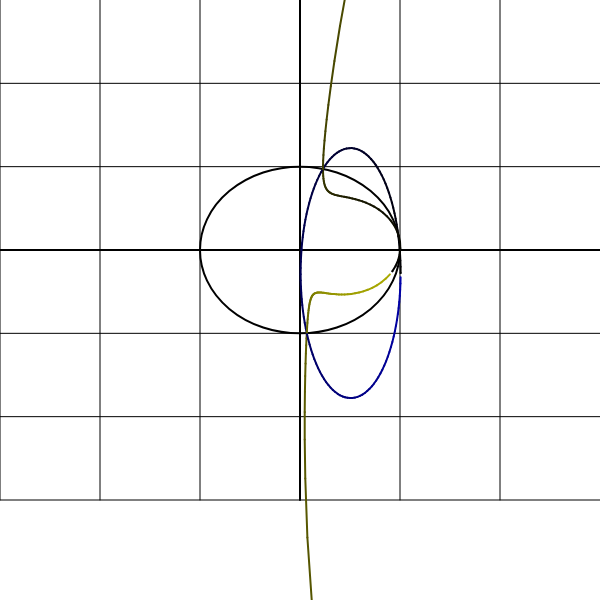
Frame 1 (no input)
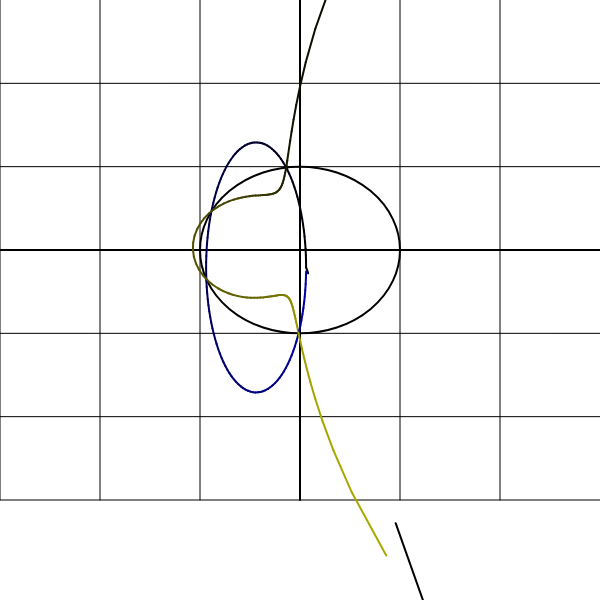
Frame 60 (no input)
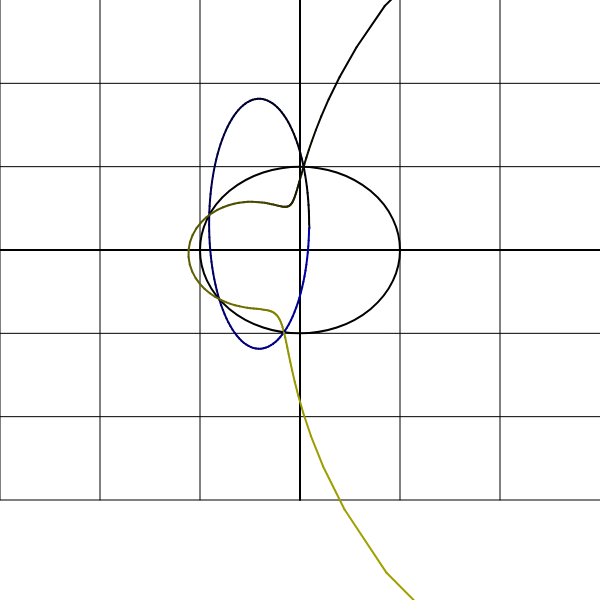
Frame 120 (the mouse pressed at the canvas centre since frame 60)

The p5.js sketch that drew these frames (run headless with seeded random() and noise() and a simulated clock; from frame 60 on, the mouse is pressed at the canvas centre):

// p5.js sketch
// ── sketch.js
var Z = {x:0, y:0}; //inversion center
var i = {x:1, y:1}; //inversion radii
var M = {x:1, y:0}; //inversed center
var r = {x:0.5, y:1.5}; //inversed radii
var c = 0;
var c_incr = 0.01; //resolution/speed of change in c
var c_max = 10;
// var length; //== sqrt(sq(A.x - cos(c) * r.x - Z.x) + sq(A.y - sin(c) * r.y - Z.y));
var t_incr = 0.05;

var diagram;
var stretch;

function setup() {
    createCanvas(600, 600);
    diagram = new Diagram();
    stretch = new Stretch();
    looping = true;
    // frameRate();
}

function inverse(x, y, Z, i){
    return {x: (x/(sq(x) + sq(y))), y: (y/(sq(x) + sq(y)))};
}

function draw() {
    c += c_incr;
    background(255);
    noFill();
    stroke(0);
    // M.y = -1 + c;
    M = {
        x: noise(c)*3-1.5,
        y: noise(c+1)*3-1.5
    }
    stretch.show(); //grid lines
    strokeWeight(2);
    stretch.ellipse(Z.x, Z.y, i.x, i.y);
    // stretch.dot(Z.x, Z.y, [0]);
    for(t = 0; t < TWO_PI; t += t_incr){
        col = t/TWO_PI*170;
        O = {
            x:cos(t) * r.x + M.x,
            y:sin(t) * r.y + M.y
        }
        // stretch.dot(O.x, O.y, [0, 0, col]);
        try{
            stroke(0, 0, col);
            stretch.line(P.x, P.y, O.x, O.y);
        }catch(ReferenceError){
            P = {
                x: cos(TWO_PI) * r.x + M.x,
                y: sin(TWO_PI) * r.y + M.y
            }
            stroke(0, 0, col);
            stretch.line(P.x, P.y, O.x, O.y);
        };

        I = inverse(O.x, O.y, Z, i);
        // stretch.dot(I.x, I.y, [col, col, 0]);
        try{
            stroke(col, col, 0);
            stretch.line(J.x, J.y, I.x, I.y);
        }catch(ReferenceError){
            J = inverse(P);
            stroke(col, col, 0);
            stretch.line(J.x, J.y, I.x, I.y);
        };
        P = O;
        J = I;
        // console.log(round(O.x), round(O.y), round(I.x), round(I.y));
    }
    // length = formula(c);
    // // if(c < TWO_PI){
    //     diagram.write({x:c/2, y:length});
    // // }
    // diagram.show();
    // if(frameCount > 1){
    if(c > 10){
        noLoop();
    }
}

function keyPressed(){
    if(keyCode == 32){
        looping = !looping;
        if(looping){      loop();
        }else{            noLoop();
        }
    }
}

function get_nearest_point(P, p){
    minimum = Infinity;
    m_index = -1;
    for(j = 0; j < P.length; j++){
        d = dist(P[j].x, P[j].y, p.x, p.y);
        // d = abs(P[j].x - p.x);
        if(d < minimum && d > 0){
            m_index = j;
            minimum = dist(P[m_index].x, P[m_index].y, p.x, p.y);
        }
    }
    if(m_index == -1){
        return undefined;
    }else{
        return P[m_index];
    }
}

// ── Diagram.js
function Diagram(){
    this.height = 100;
    this.x_min = -2;
    this.x_max = 8;
    this.y_min = -5;
    this.y_max = 15;
    this.P = [];

    this.formula = function(x){
        c = x;
        y = sqrt(sq(A.x - cos(c) * r.x - Z.x) + sq(A.y - sin(c) * r.y - Z.y));
        this.P.push({x:x, y:y});
        return y;
    }

    this.write = function(point){
        if(
            point.x > this.x_max
            || point.x < this.x_min
            || point.y > this.y_max
            || point.y < this.y_min
        ){return 0;}
        this.P.push(point);
    }

    this.show = function(){
        for(i = 1; i < this.P.length; i++){
            p = this.P[i];
            // near = get_nearest_point(this.P, p);
            near = this.P[i-1];
            if(near !== undefined){
                this.px = map(   p.x, this.x_min, this.x_max, 0, width);
                this.py = map(   p.y, this.y_min, this.y_max, height, height-this.height);
                this.nx = map(near.x, this.x_min, this.x_max, 0, width);
                this.ny = map(near.y, this.y_min, this.y_max, height, height-this.height);
                line(this.px, this.py, this.nx, this.ny);
            }
        }
    }
}

// ── Para_function.js
function Para_function(fx, fy, range){
    this.fx = fx    || function(t){    return t;   };
    this.fy = fy    || function(t){    return t;   };
    this.rng = range|| [0, 6.28, 0.05];
    this.min_t = this.rng[0];
    this.max_t = this.rng[1];
    this.dt = this.rng[2];
    this.G = [];

    this.get_graph = function(){
        this.G = [];
        for(t = this.min_t; t < this.max_t; t += this.dt){
            this.G.push(createVector(
                this.fx(t),
                this.fy(t)
            ));
        }
    }

    this.show_graph = function(x_range, y_range){
        x_min = x_range[0] || -1;
        x_max = x_range[1] || 5;
        dx = x_range[2]    || 0;
        y_min = y_range[0] || -1;
        y_max = y_range[1] || 5;
        dy = y_range[2]    || 0;
        for(i = 0; i < this.G.length; i++){
            x = map(this.G[i].x, x_min, x_max, height, 0);
            y = map(this.G[i].y, y_min, y_max, 0, width);
            noStroke();
            // fill(i/this.G.length*255, i/this.G.length*255, i/this.G.length*255, 20);
            fill(64, 0, 0, 1);
            ellipse(x, y, 15);
        }
    }

    this.eliminate = function(){
        passed_under = 0;
        passed_over = 5;
        for(i = 0; i < this.G.length; i++){
            for(j = i+1; j < this.G.length; j++){
                if(
                    !( // not at (0|0)
                        this.G[i].x == 0
                        && this.G[i].y == 0
                    ) && dist( // near point i
                        this.G[i].x,
                        this.G[i].y,
                        this.G[j].x,
                        this.G[j].y
                    ) < 0.02
                    && j - i > (this.G.length / 200) // not at the same spot #TODO: make it precise and calulate the number of intersections
                ){
                    if(j - passed_under >= 10 && j - passed_over < 10){
                        console.log(
                            round(this.G[i].x*100)/100,
                            round(this.G[i].y*100)/100,
                            round(this.G[j].x*100)/100,
                            round(this.G[j].y*100)/100,
                            i, j
                        );
                        this.G[j-2] = createVector(0, 0);
                        this.G[j-1] = createVector(0, 0);
                        this.G[j] = createVector(0, 0);
                        this.G[j+1] = createVector(0, 0);
                        this.G[j+2] = createVector(0, 0);
                        j += 2;
                        passed_under = j;
                    }else
                    if(j - passed_over >= 10 && j - passed_under < 10){
                        console.log(
                            round(this.G[i].x*100)/100,
                            round(this.G[i].y*100)/100,
                            round(this.G[j].x*100)/100,
                            round(this.G[j].y*100)/100,
                            i, j
                        );
                        this.G[i-2] = createVector(0, 0);
                        this.G[i-1] = createVector(0, 0);
                        this.G[i] = createVector(0, 0);
                        this.G[i+1] = createVector(0, 0);
                        this.G[i+2] = createVector(0, 0);
                        i += 2;
                        passed_over = j;
                    }
                }
            }
        }
    }

    this.joined = function(){
        return dist(this.G[0].x, this.G[0].y, this.G[this.G.length-1].x, this.G[this.G.length-1].y) < 0.05;
    }

    this.set_to_next_joined_c = function(step){
        step = step || 0.01;
        c_original = c;
        c += 0.1;
        this.get_graph();
        while(!this.joined() && abs(c - c_original) < 3){
            c += step;
            this.get_graph();
        }
        return c_original;
    }
}

// ── Stretch.js
function Stretch(){
    this.height = height - diagram.height;
    // this.x_min = -3;
    // this.x_max =  3;
    // this.y_min = -3;
    // this.y_max =  3;
    this.x_min = int(min(   M.x-r.x,    Z.x-i.x)) - 2;
    this.x_max = int(max(   M.x+r.x,    Z.x+i.x)) + 2;
    this.w = this.x_max - this.x_min;
    this.y_min = int(min(   M.y-r.y,    Z.y-i.y)) - 2;
    this.y_max = int(max(   M.y+r.y,    Z.y+i.y)) + 2;
    this.h = this.y_max - this.y_min;
    this.diff = createVector(width / this.w, (this.height) / this.h);

    this.show = function(){
        for(var x = this.x_min; x < this.x_max; x++){
            if(x == 0){           strokeWeight(2);
            }else{                strokeWeight(1);
            }
            x_s = this.map_x(x); //flipping to standard coodinate-representation
            line(x_s, 0, x_s, this.height);
        }
        for(var y = this.y_min; y < this.y_max; y++){
            if(y == 0){           strokeWeight(2);
            }else{                strokeWeight(1);
            }
            y_s = this.map_y(y); //flipping to standard coodinate-representation
            line(width, y_s, 0, y_s);
        }
    }

    this.ellipse = function(Zx, Zy, rx, ry){
        ellipse(
            this.map_x(Zx),
            this.map_y(Zy),
            rx * this.diff.x * 2,
            ry * this.diff.y * 2
        );
    }

    this.dot = function(Zx, Zy, size, color){
        if(size === undefined){        size = 3;        }
        else if(size instanceof Array){color = size; size = 3;    }
        if(!(color instanceof Array)){ color = [170, 0, 0, 255];
        }else{
            if(color.length === 0){    color = [     170,        0,        0,      255];    }else
            if(color.length === 1){    color = [color[0], color[0], color[0],      255];    }else
            if(color.length === 2){    color = [color[0], color[0], color[0], color[1]];    }else
            if(color.length === 3){    color = [color[0], color[1], color[2],      255];    }else
            if(color.length >=  4){    color = [color[0], color[1], color[2], color[3]];    }
        }
        fill(color);
        stroke(color);
        ellipse(
            this.map_x(Zx),
            this.map_y(Zy),
            size * 2,
            size * 2
        );
    }

    this.line = function(x1, y1, x2, y2){
        line(
            this.map_x(x1),
            this.map_y(y1),
            this.map_x(x2),
            this.map_y(y2)
        );
    }

    this.map_x = function(x){
        return map(x, this.x_min, this.x_max, 0, width);
    }
    this.map_y = function(y){
        return map(y, this.y_min, this.y_max, this.height, 0);
    }
}
